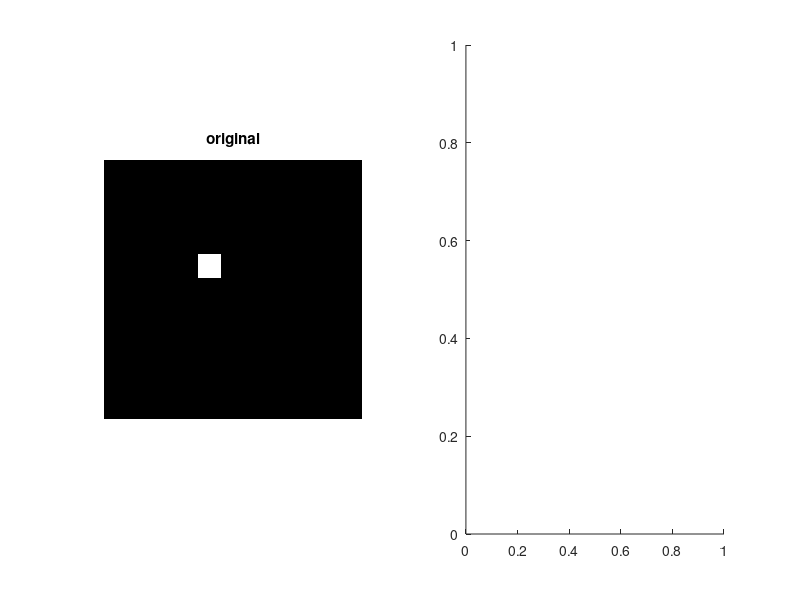

Write MATLAB code to recreate this figure. (Note: this script raises an error after producing the figure.)
clearvars;
clc;
close all;

% Hough

image = zeros(11);
image(5,5) = 1;

figure;
subplot(1,2,1);
imshow(image); 
title('original');
subplot(1,2,2);
imageHough1 = hough(image,'RhoResolution',0.1,'ThetaResolution',0.5);
imshow(imageHough1, []);
title('hough');

image(3,2) = 1;

figure;
subplot(1,2,1);
imshow(image); 
title('original');
subplot(1,2,2);
imageHough2 = hough(image,'RhoResolution',0.1,'ThetaResolution',0.5);
imshow(imageHough2, []); 
title('hough');

image(6,9) = 1;
image(9,1) = 1;

[H, T, R] = hough(image,'RhoResolution',0.1,'ThetaResolution',0.5);
figure;
imshow(H, []);

theta = 47;
rho = 128;

x = 0:0.1:10;
y = (R(rho) - x * cosd(T(theta))) / sind(T(theta));
figure;
imshow(image, []); 
hold on;
plot(x+1,y+1);